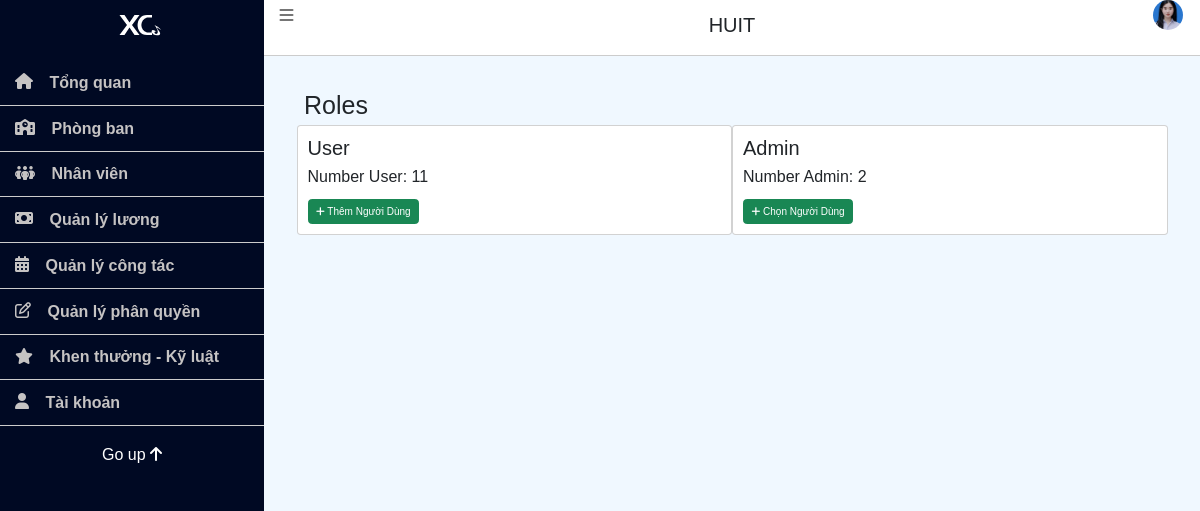
The page /admin/index.php?page=role (signed in) on the database its author committed.
### tables this page shows
CREATE TABLE `role` (
  `RoleID` int NOT NULL,
  `RoleName` text NOT NULL
);

### Library/Db.class.php (called while the page is built, shortened)
<?php
class Db
{
	public  $conn=null;
	function __construct()
    {
        try {
            $this->conn = new PDO('mysql:host='.HOST_DB.';dbname='.DB, USER_DB, PASS_DB);
            $this->conn->query('set names utf8');
        } catch(PDOException $e) {
            echo 'ERROR';
            exit;
        }
    }
	function getTable($tableName)
	{
		$stm = $this->conn->prepare("select * from $tableName");
		$stm->execute();
		return $stm->fetchAll();
	}
	function selectQuery($sql, $arr=array())
	{
		$stm = $this->conn->prepare($sql);
		$stm->execute($arr);
		return $stm->fetchAll(PDO::FETCH_ASSOC);
	}
}

### Controller/RoleController.php (called while the page is built, shortened)
<?php
include_once '../Library/Db.class.php';
include_once '../Model/Role.php';
class RoleController {
    private $roleModel;
    public function __construct() {
        $this->roleModel = new Role();
    }
    public function getAllRoles() {
        return $this->roleModel->getAllRoles();
    }
}
?>

### Model/Role.php (called while the page is built)
<?php
class Role extends Db {
    public function getAllRoles() {
        return $this->getTable("role");
    }
}
?>

### Controller/UserController.php (called while the page is built, shortened)
<?php
include_once '../Library/Db.class.php';
include_once '../Model/User.php';
class UserController {
    private $userModel;
    public function __construct() {
        $this->userModel = new User();
    }
    public function countUsersByRole($roleName) {
        return $this->userModel->countUsersByRole($roleName);
    }
}
?>

### Model/User.php (called while the page is built, shortened)
<?php
class User extends Db{
    public function countUsersByRole($roleName) {
        $sql = "SELECT COUNT(*) AS UserCount FROM users WHERE Role = :roleName";
        $params = array(':roleName' => $roleName);
        $result = $this->selectQuery($sql, $params);
        return $result[0]['UserCount'];
    }
}
?>

### admin/pages/role.php (the view, shortened to what this page needs)
<?php
include_once '../Controller/RoleController.php';
$roleController = new RoleController();
include_once '../Controller/UserController.php';
$userController = new UserController();
$roles = $roleController->getAllRoles();
?>
<div class="container custom-container">
    <h1>Roles</h1>
    <div class="row">
        <?php foreach ($roles as $role): ?>
            <div class="col-md-6">
                <div class="card custom-card">
                    <div class="card-body">
                        <h2 class="card-title"><?php echo $role['RoleName']; ?></h2>
                        <p class="card-text">Number <?php echo $role['RoleName']; ?>: <?php echo $userController->countUsersByRole($role['RoleName']); ?></p>
                        <?php if ($role['RoleName'] === 'Admin'): ?>
                            <a href="#" class="btn btn-success" data-bs-toggle="modal" data-bs-target="#selectUserModal">
                                <i class="fas fa-plus"></i> Chọn Người Dùng
                            </a>
                        <?php else: ?>
                            <a href="?page=createEmployee" class="btn btn-success"><i class="fas fa-plus"></i> Thêm Người Dùng</a>
                        <?php endif; ?>
                    </div>
                </div>
            </div>
        <?php endforeach; ?>
    </div>
</div>

### admin/css/admin_site.css (style rules this page uses)
* { margin: 0; padding: 0; box-sizing: border-box; }
html { font-size: 62.5%; }
a { text-decoration: none; color: inherit; }
.row > * { padding: 0; }
.card-body a { display: block; width: fit-content; }

### admin/pages/role.php (style rules this page uses)
.custom-container { padding: 20px; }
.custom-card { margin-bottom: 20px; }

### rows shown on the page
role: RoleName "User", countUsersByRole "11", shows "Thêm Người Dùng"
role: RoleName "Admin", countUsersByRole "2", shows "Chọn Người Dùng"
